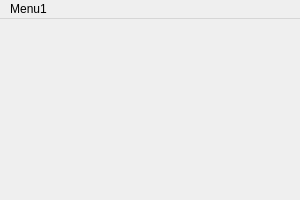
<ui version="4.0" >
 <class>Window</class>
 <widget class="QMainWindow" name="Window" >
  <property name="geometry" >
   <rect>
    <x>0</x>
    <y>0</y>
    <width>300</width>
    <height>200</height>
   </rect>
  </property>
  <property name="windowTitle" >
   <string>Menu wielopoziomowe</string>
  </property>
  <widget class="QWidget" name="centralwidget" />
  <widget class="QMenuBar" name="menubar" >
   <property name="geometry" >
    <rect>
     <x>0</x>
     <y>0</y>
     <width>300</width>
     <height>23</height>
    </rect>
   </property>
   <widget class="QMenu" name="menuMenu1" >
    <property name="title" >
     <string>Menu1</string>
    </property>
    <widget class="QMenu" name="menuMenu12" >
     <property name="title" >
      <string>Menu12</string>
     </property>
     <addaction name="actionMenu121" />
     <addaction name="actionMenu122" />
    </widget>
    <addaction name="actionMenu11" />
    <addaction name="menuMenu12" />
    <addaction name="actionMenu13" />
   </widget>
   <addaction name="menuMenu1" />
  </widget>
  <widget class="QStatusBar" name="statusbar" >
   <property name="sizeGripEnabled" >
    <bool>false</bool>
   </property>
  </widget>
  <action name="actionMenu11" >
   <property name="text" >
    <string>Menu11</string>
   </property>
  </action>
  <action name="actionMenu13" >
   <property name="text" >
    <string>Menu13</string>
   </property>
  </action>
  <action name="actionMenu121" >
   <property name="text" >
    <string>Menu121</string>
   </property>
  </action>
  <action name="actionMenu122" >
   <property name="text" >
    <string>Menu122</string>
   </property>
  </action>
  <action name="actionMenu21" >
   <property name="text" >
    <string>Menu21</string>
   </property>
  </action>
  <action name="actionMenu22" >
   <property name="text" >
    <string>Menu22</string>
   </property>
  </action>
 </widget>
 <resources/>
 <connections/>
</ui>
